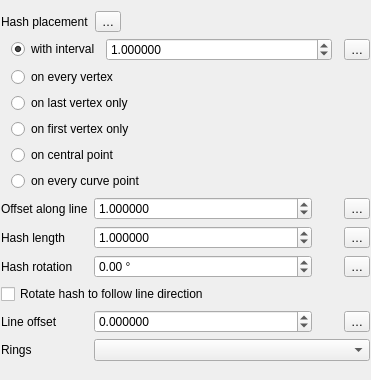
<?xml version="1.0" encoding="UTF-8"?>
<ui version="4.0">
 <class>WidgetHashedLine</class>
 <widget class="QWidget" name="WidgetHashedLine">
  <property name="geometry">
   <rect>
    <x>0</x>
    <y>0</y>
    <width>371</width>
    <height>380</height>
   </rect>
  </property>
  <property name="windowTitle">
   <string>Form</string>
  </property>
  <layout class="QGridLayout" name="gridLayout_2">
   <property name="leftMargin">
    <number>1</number>
   </property>
   <property name="rightMargin">
    <number>1</number>
   </property>
   <property name="bottomMargin">
    <number>1</number>
   </property>
   <item row="0" column="0">
    <widget class="QLabel" name="label_2">
     <property name="text">
      <string>Hash placement</string>
     </property>
    </widget>
   </item>
   <item row="1" column="0" colspan="3">
    <layout class="QGridLayout" name="gridLayout_3">
     <property name="leftMargin">
      <number>0</number>
     </property>
     <property name="topMargin">
      <number>0</number>
     </property>
     <property name="bottomMargin">
      <number>0</number>
     </property>
     <item row="3" column="2">
      <widget class="QgsPropertyOverrideButton" name="mIntervalDDBtn">
       <property name="text">
        <string>…</string>
       </property>
      </widget>
     </item>
     <item row="3" column="1">
      <layout class="QHBoxLayout" name="horizontalLayout_4">
       <item>
        <widget class="QRadioButton" name="radInterval">
         <property name="text">
          <string>with interval</string>
         </property>
         <property name="checked">
          <bool>true</bool>
         </property>
        </widget>
       </item>
       <item>
        <widget class="QgsDoubleSpinBox" name="spinInterval">
         <property name="sizePolicy">
          <sizepolicy hsizetype="Minimum" vsizetype="Fixed">
           <horstretch>1</horstretch>
           <verstretch>0</verstretch>
          </sizepolicy>
         </property>
         <property name="decimals">
          <number>6</number>
         </property>
         <property name="maximum">
          <double>10000000.000000000000000</double>
         </property>
         <property name="singleStep">
          <double>0.200000000000000</double>
         </property>
         <property name="value">
          <double>1.000000000000000</double>
         </property>
         <property name="showClearButton" stdset="0">
          <bool>false</bool>
         </property>
        </widget>
       </item>
       <item>
        <widget class="QgsUnitSelectionWidget" name="mIntervalUnitWidget" native="true">
         <property name="minimumSize">
          <size>
           <width>0</width>
           <height>0</height>
          </size>
         </property>
         <property name="focusPolicy">
          <enum>Qt::TabFocus</enum>
         </property>
        </widget>
       </item>
      </layout>
     </item>
     <item row="5" column="1">
      <widget class="QRadioButton" name="radVertexLast">
       <property name="text">
        <string>on last vertex only</string>
       </property>
      </widget>
     </item>
     <item row="6" column="1">
      <widget class="QRadioButton" name="radVertexFirst">
       <property name="text">
        <string>on first vertex only</string>
       </property>
      </widget>
     </item>
     <item row="7" column="1">
      <widget class="QRadioButton" name="radCentralPoint">
       <property name="text">
        <string>on central point</string>
       </property>
      </widget>
     </item>
     <item row="8" column="1">
      <widget class="QRadioButton" name="radCurvePoint">
       <property name="text">
        <string>on every curve point</string>
       </property>
      </widget>
     </item>
     <item row="4" column="1">
      <widget class="QRadioButton" name="radVertex">
       <property name="text">
        <string>on every vertex</string>
       </property>
      </widget>
     </item>
     <item row="6" column="0">
      <spacer name="horizontalSpacer_2">
       <property name="orientation">
        <enum>Qt::Horizontal</enum>
       </property>
       <property name="sizeType">
        <enum>QSizePolicy::Fixed</enum>
       </property>
       <property name="sizeHint" stdset="0">
        <size>
         <width>10</width>
         <height>20</height>
        </size>
       </property>
      </spacer>
     </item>
    </layout>
   </item>
   <item row="5" column="1" colspan="2">
    <spacer name="verticalSpacer">
     <property name="orientation">
      <enum>Qt::Vertical</enum>
     </property>
     <property name="sizeHint" stdset="0">
      <size>
       <width>20</width>
       <height>40</height>
      </size>
     </property>
    </spacer>
   </item>
   <item row="0" column="2">
    <spacer name="horizontalSpacer">
     <property name="orientation">
      <enum>Qt::Horizontal</enum>
     </property>
     <property name="sizeHint" stdset="0">
      <size>
       <width>40</width>
       <height>20</height>
      </size>
     </property>
    </spacer>
   </item>
   <item row="0" column="1">
    <widget class="QgsPropertyOverrideButton" name="mPlacementDDBtn">
     <property name="text">
      <string>…</string>
     </property>
    </widget>
   </item>
   <item row="2" column="0" colspan="3">
    <layout class="QGridLayout" name="gridLayout">
     <property name="topMargin">
      <number>0</number>
     </property>
     <item row="2" column="3">
      <widget class="QgsPropertyOverrideButton" name="mHashRotationDDBtn">
       <property name="text">
        <string>…</string>
       </property>
      </widget>
     </item>
     <item row="0" column="1">
      <widget class="QgsDoubleSpinBox" name="mSpinOffsetAlongLine">
       <property name="sizePolicy">
        <sizepolicy hsizetype="Minimum" vsizetype="Fixed">
         <horstretch>1</horstretch>
         <verstretch>0</verstretch>
        </sizepolicy>
       </property>
       <property name="decimals">
        <number>6</number>
       </property>
       <property name="maximum">
        <double>10000000.000000000000000</double>
       </property>
       <property name="singleStep">
        <double>0.200000000000000</double>
       </property>
       <property name="value">
        <double>1.000000000000000</double>
       </property>
      </widget>
     </item>
     <item row="4" column="3">
      <widget class="QgsPropertyOverrideButton" name="mLineOffsetDDBtn">
       <property name="text">
        <string>…</string>
       </property>
      </widget>
     </item>
     <item row="2" column="0">
      <widget class="QLabel" name="label_4">
       <property name="text">
        <string>Hash rotation</string>
       </property>
      </widget>
     </item>
     <item row="4" column="2">
      <widget class="QgsUnitSelectionWidget" name="mOffsetUnitWidget" native="true">
       <property name="minimumSize">
        <size>
         <width>20</width>
         <height>0</height>
        </size>
       </property>
       <property name="focusPolicy">
        <enum>Qt::TabFocus</enum>
       </property>
      </widget>
     </item>
     <item row="2" column="1">
      <widget class="QgsDoubleSpinBox" name="mHashRotationSpinBox">
       <property name="sizePolicy">
        <sizepolicy hsizetype="Minimum" vsizetype="Fixed">
         <horstretch>1</horstretch>
         <verstretch>0</verstretch>
        </sizepolicy>
       </property>
       <property name="suffix">
        <string> °</string>
       </property>
       <property name="decimals">
        <number>2</number>
       </property>
       <property name="minimum">
        <double>-360.000000000000000</double>
       </property>
       <property name="maximum">
        <double>360.000000000000000</double>
       </property>
       <property name="singleStep">
        <double>0.500000000000000</double>
       </property>
      </widget>
     </item>
     <item row="0" column="0">
      <widget class="QLabel" name="label">
       <property name="text">
        <string>Offset along line</string>
       </property>
      </widget>
     </item>
     <item row="0" column="3">
      <widget class="QgsPropertyOverrideButton" name="mOffsetAlongLineDDBtn">
       <property name="text">
        <string>…</string>
       </property>
      </widget>
     </item>
     <item row="0" column="2">
      <widget class="QgsUnitSelectionWidget" name="mOffsetAlongLineUnitWidget" native="true">
       <property name="minimumSize">
        <size>
         <width>0</width>
         <height>0</height>
        </size>
       </property>
       <property name="focusPolicy">
        <enum>Qt::TabFocus</enum>
       </property>
      </widget>
     </item>
     <item row="5" column="0">
      <widget class="QLabel" name="mRingsLabel">
       <property name="text">
        <string>Rings</string>
       </property>
      </widget>
     </item>
     <item row="4" column="0">
      <widget class="QLabel" name="label_3">
       <property name="text">
        <string>Line offset</string>
       </property>
      </widget>
     </item>
     <item row="5" column="1" colspan="3">
      <widget class="QComboBox" name="mRingFilterComboBox"/>
     </item>
     <item row="4" column="1">
      <widget class="QgsDoubleSpinBox" name="spinOffset">
       <property name="sizePolicy">
        <sizepolicy hsizetype="Minimum" vsizetype="Fixed">
         <horstretch>1</horstretch>
         <verstretch>0</verstretch>
        </sizepolicy>
       </property>
       <property name="decimals">
        <number>6</number>
       </property>
       <property name="minimum">
        <double>-999999999.000000000000000</double>
       </property>
       <property name="maximum">
        <double>999999999.000000000000000</double>
       </property>
       <property name="singleStep">
        <double>0.200000000000000</double>
       </property>
      </widget>
     </item>
     <item row="3" column="0" colspan="4">
      <widget class="QCheckBox" name="chkRotateMarker">
       <property name="text">
        <string>Rotate hash to follow line direction</string>
       </property>
      </widget>
     </item>
     <item row="1" column="0">
      <widget class="QLabel" name="label_5">
       <property name="text">
        <string>Hash length</string>
       </property>
      </widget>
     </item>
     <item row="1" column="1">
      <widget class="QgsDoubleSpinBox" name="mSpinHashLength">
       <property name="sizePolicy">
        <sizepolicy hsizetype="Minimum" vsizetype="Fixed">
         <horstretch>1</horstretch>
         <verstretch>0</verstretch>
        </sizepolicy>
       </property>
       <property name="decimals">
        <number>6</number>
       </property>
       <property name="maximum">
        <double>10000000.000000000000000</double>
       </property>
       <property name="singleStep">
        <double>0.200000000000000</double>
       </property>
       <property name="value">
        <double>1.000000000000000</double>
       </property>
      </widget>
     </item>
     <item row="1" column="2">
      <widget class="QgsUnitSelectionWidget" name="mHashLengthUnitWidget" native="true">
       <property name="minimumSize">
        <size>
         <width>20</width>
         <height>0</height>
        </size>
       </property>
       <property name="focusPolicy">
        <enum>Qt::TabFocus</enum>
       </property>
      </widget>
     </item>
     <item row="1" column="3">
      <widget class="QgsPropertyOverrideButton" name="mHashLengthDDBtn">
       <property name="text">
        <string>…</string>
       </property>
      </widget>
     </item>
    </layout>
   </item>
  </layout>
 </widget>
 <customwidgets>
  <customwidget>
   <class>QgsPropertyOverrideButton</class>
   <extends>QToolButton</extends>
   <header>qgspropertyoverridebutton.h</header>
  </customwidget>
  <customwidget>
   <class>QgsDoubleSpinBox</class>
   <extends>QDoubleSpinBox</extends>
   <header>qgsdoublespinbox.h</header>
  </customwidget>
  <customwidget>
   <class>QgsUnitSelectionWidget</class>
   <extends>QWidget</extends>
   <header>qgsunitselectionwidget.h</header>
   <container>1</container>
  </customwidget>
 </customwidgets>
 <tabstops>
  <tabstop>mPlacementDDBtn</tabstop>
  <tabstop>radInterval</tabstop>
  <tabstop>spinInterval</tabstop>
  <tabstop>mIntervalUnitWidget</tabstop>
  <tabstop>mIntervalDDBtn</tabstop>
  <tabstop>radVertex</tabstop>
  <tabstop>radVertexLast</tabstop>
  <tabstop>radVertexFirst</tabstop>
  <tabstop>radCentralPoint</tabstop>
  <tabstop>radCurvePoint</tabstop>
 </tabstops>
 <resources/>
 <connections/>
</ui>
